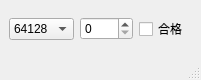
<?xml version="1.0" encoding="UTF-8"?>
<ui version="4.0">
 <class>MainWindow</class>
 <widget class="QMainWindow" name="MainWindow">
  <property name="geometry">
   <rect>
    <x>0</x>
    <y>0</y>
    <width>201</width>
    <height>80</height>
   </rect>
  </property>
  <property name="windowTitle">
   <string>MainWindow</string>
  </property>
  <widget class="QWidget" name="centralwidget">
   <layout class="QHBoxLayout" name="horizontalLayout">
    <item>
     <widget class="QComboBox" name="board_type">
      <item>
       <property name="text">
        <string>64128</string>
       </property>
      </item>
      <item>
       <property name="text">
        <string>3264</string>
       </property>
      </item>
      <item>
       <property name="text">
        <string>32128</string>
       </property>
      </item>
      <item>
       <property name="text">
        <string>16128</string>
       </property>
      </item>
      <item>
       <property name="text">
        <string>1664</string>
       </property>
      </item>
     </widget>
    </item>
    <item>
     <widget class="QSpinBox" name="ap"/>
    </item>
    <item>
     <widget class="QCheckBox" name="flag">
      <property name="text">
       <string>合格</string>
      </property>
     </widget>
    </item>
   </layout>
  </widget>
  <widget class="QMenuBar" name="menubar">
   <property name="geometry">
    <rect>
     <x>0</x>
     <y>0</y>
     <width>201</width>
     <height>21</height>
    </rect>
   </property>
  </widget>
  <widget class="QStatusBar" name="statusbar"/>
 </widget>
 <resources/>
 <connections/>
</ui>
